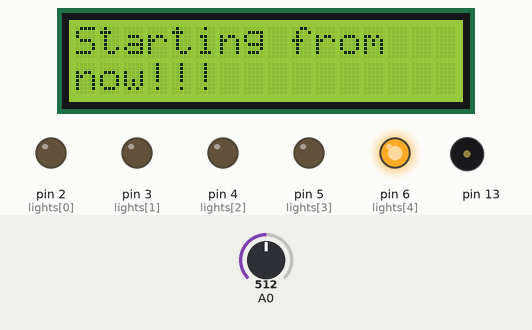
The sketch below on a simulated Arduino Uno, built with avr-gcc and run on an emulated ATmega328P. On the bench: 16×2 character LCD, output pins drawn as LEDs (lit = HIGH), buzzer (waves = sounding). The inputs (shaded band) are chosen by the test bench; at power-on: A0 = 512. Random numbers use the default seed unless the sketch sets one; what the sketch prints to the serial monitor is not drawn.

Above: at 3.6 s.
3.7 s: A0 set to 215
5.2 s: A0 set to 189
At 6.1 s:
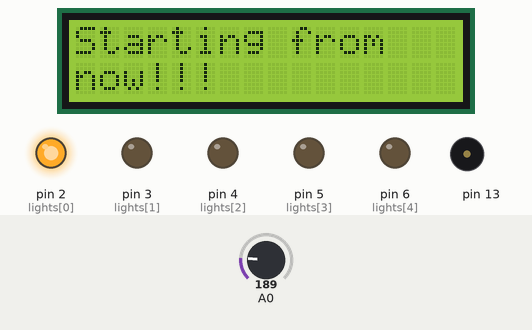
6.8 s: A0 set to 1003
8.3 s: A0 set to 1010
At 9.6 s:
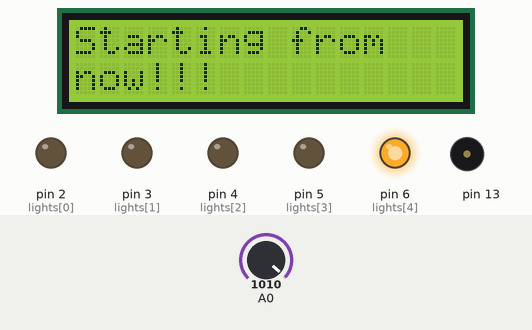
9.9 s: A0 set to 190
At 10.9 s:
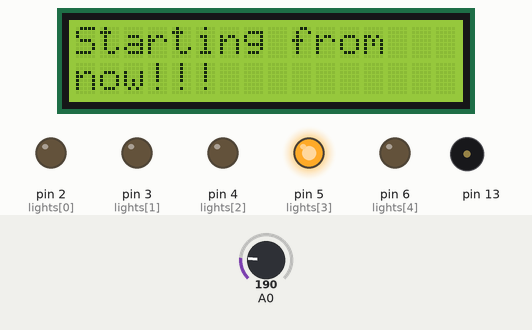
11.5 s: A0 set to 243
13.0 s: A0 set to 260
At 14.5 s:
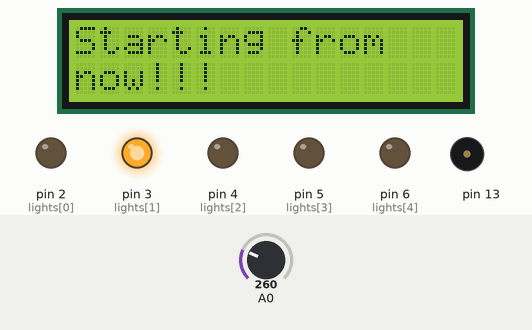
Timing chart, 0 to 15.6 s (numbered marks = the images above; inputs shaded):
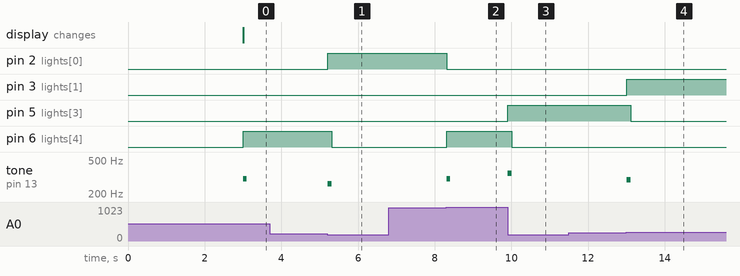

The sketch:

reflexes_circuit.ino
```cpp
#include <LiquidCrystal.h>
#include <stream.h>
#define N 5
LiquidCrystal lcd(7, 8, 9, 10, 11, 12);

const int switchPin = 6;
int switchState = 0;
int prevSwitchState = 0;
int reply;
int print1=1,print2=1;

unsigned long time_cur;
unsigned long time_last;
const unsigned long time_int=60000;
const unsigned long time_count=3000;


int notes[] = {262,294,330,349,300};
int lights[N]={2,3,4,5,6};
int replyold=0;
int i;
int success=1;
int button[N]={0,0,0,0,0};
int light_on[N]={0,0,0,0,0};
int count=0, countbad=0,countnet,failure, state=0,stateold=0,changestate=0;


void setup() {
  // put your setup code here, to run once:
  lcd.begin(16, 2); // cols x rows
  //pinMode(switchPin, INPUT);
  lcd.clear();
  lcd.setCursor(0,0);
  lcd.print("Starting from");

  for (i=0;i<N;i++) {
    pinMode(lights[i],OUTPUT);
  }
  Serial.begin(9600);

  for (i=0;i<N;i++) {
    digitalWrite(lights[i],LOW);
  }
  randomSeed(analogRead(A5));
  replyold=random(N);
}

void loop() {
  // put your main code here, to run repeatedly:
  int sum1;
  int keyVal = analogRead(A0);
  int flag;

  time_cur=millis();

  if(time_cur>time_count & print2==1) {
    lcd.setCursor(0,1);
    lcd.print("now!!!");
    print2=0;
    for (i=0;i<N;i++) {
      if(i==replyold) {
        light_on[i]=1;
        digitalWrite(lights[i], HIGH);
        tone(13, notes[i]); // play a tone
        delay(100);
        noTone(13);
      }
    }
    success=0;
  } else if (time_cur <= time_int+time_count & time_cur > time_count ) {

    delay(10);

    //if(keyVal > 0) {
    if(keyVal > 5) {
      state=1;
    } else {
      state=0;
    }

    if( stateold==0 & state==1) {
      changestate=1;
      stateold=state;
    } else {
      changestate=0;
      stateold=state;
    }


    for (i=0;i<N;i++) button[i]=0;

    // STORE WHICH BUTTON HAS BEEN PRESSED ///////////////////////////////////////////
    //Serial.println(keyVal);
    if(keyVal >= 1010 ) { // no resistor
       for (i=0;i<N;i++) {
        if(i==0) {
          button[i]=1;
        } else {
          button[i]=0;
        }
      }
    } else if(keyVal >= 990 && keyVal <= 1005 ) { // 220 ohm
      for (i=0;i<N;i++) {
        if(i==1) {
          button[i]=1;
        } else {
          button[i]=0;
        }
      }
    } else if(keyVal >= 540 && keyVal <= 750 ) { // 4.7 k ohm
      for (i=0;i<N;i++) {
        if(i==2) {
          button[i]=1;
        } else {
          button[i]=0;
        }
      }
    //} else if(keyVal >= 100 && keyVal <= 520 ) { // 10 k ohm
    } else if(keyVal >= 250 && keyVal <= 520 ) { // 10 k ohm
      for (i=0;i<N;i++) {
        if(i==3) {
          button[i]=1;
        } else {
          button[i]=0;
        }
      }
    //} else if(keyVal >= 3 && keyVal <= 20 ) { // 1 M ohm
    } else if(keyVal >= 50 && keyVal <= 200 ) { // 1 M ohm
      for (i=0;i<N;i++) {
        if(i==4) {
          button[i]=1;
        } else {
          button[i]=0;
        }
      }
    }
    //////////////////////////////////////////////////////////////////////////////////

    // CHECK TO SEE IF BUTTON PRESSED IS SAME AS LIGHT ON ////////////////////////////
    for (i=0;i<N;i++) {
      if (button[i] > 0)
      {
      if((button[i]==light_on[i]) /*& button[i] > 0*/) {
        success=1;
        break;
      }
      else
      {
        success = 2; // wrong button pressed
      }
      }
    }
    //////////////////////////////////////////////////////////////////////////////////

    if (changestate & success==2) {
      success = 0;
      countbad++;
      changestate=0;
      Serial.println("Bad"); //DEBUG
      Serial.println(keyVal);
    }

    // TURN A LIGHT ON ///////////////////////////////////////////////////////////////
    if (success == 1) {
      while (reply == replyold) {
        reply = random(N);
      }
      replyold=reply;
      for (i=0;i<N;i++) {
        if(i==reply) {
          light_on[i]=1;
          digitalWrite(lights[i], HIGH);
          tone(13, notes[i]); // play a tone
          delay(100);
          noTone(13);
          count++;
        } else {
          light_on[i]=0;
          digitalWrite(lights[i], LOW);
        }
      }
      success=0;

      Serial.println("Good"); //DEBUG
      Serial.println(keyVal);
    }
    //////////////////////////////////////////////////////////////////////////////////


  } else if ((time_cur > time_int+time_count) & print1==1) {
        countnet=count-countbad;
        lcd.clear();
        lcd.setCursor(0,0);
        lcd.print("Score for ");
        lcd.print(time_int/1000);
        lcd.print(" s:");
        lcd.setCursor(0,1);
        lcd.print(count);
        lcd.print("-");
        lcd.print(countbad);
        lcd.print("=");
        lcd.print(countnet);
        print1=0;
        for (i=0;i<N;i++) {
          digitalWrite(lights[i],LOW);
        }

        // beep when we finish
        for (i=0;i<N;i++) {
          tone(13, notes[i]); // play a tone
          delay(200);
        }
        noTone(13);
  }
}
```

Measured:
- the behaviour switches between 201 and 200 on A0 (found by bisection; images 0 and 1)
- the behaviour switches between 1009 and 1010 on A0 (found by bisection; images 1 and 2)
- the behaviour switches between 249 and 250 on A0 (found by bisection; images 3 and 4)
- after the input at 3.7 s, every drawn part: stays the same
- after the input at 5.2 s, pin 2 (lights[0]): LOW → HIGH at once; pin 6 (lights[4]): HIGH → LOW after 0.11 s; tone on pin 13: silent → 262 Hz at once, → silent 0.10 s later
- after the input at 6.8 s, every drawn part: stays the same
- after the input at 8.3 s, pin 2 (lights[0]): HIGH → LOW at once; pin 6 (lights[4]): LOW → HIGH at once; tone on pin 13: silent → 300 Hz at once, → silent 0.10 s later
- after the input at 9.9 s, pin 5 (lights[3]): LOW → HIGH at once; pin 6 (lights[4]): HIGH → LOW after 0.11 s; tone on pin 13: silent → 349 Hz at once, → silent 0.10 s later
- after the input at 11.5 s, every drawn part: stays the same
- after the input at 13.0 s, pin 3 (lights[1]): LOW → HIGH at once; pin 5 (lights[3]): HIGH → LOW after 0.11 s; tone on pin 13: silent → 294 Hz at once, → silent 0.10 s later
